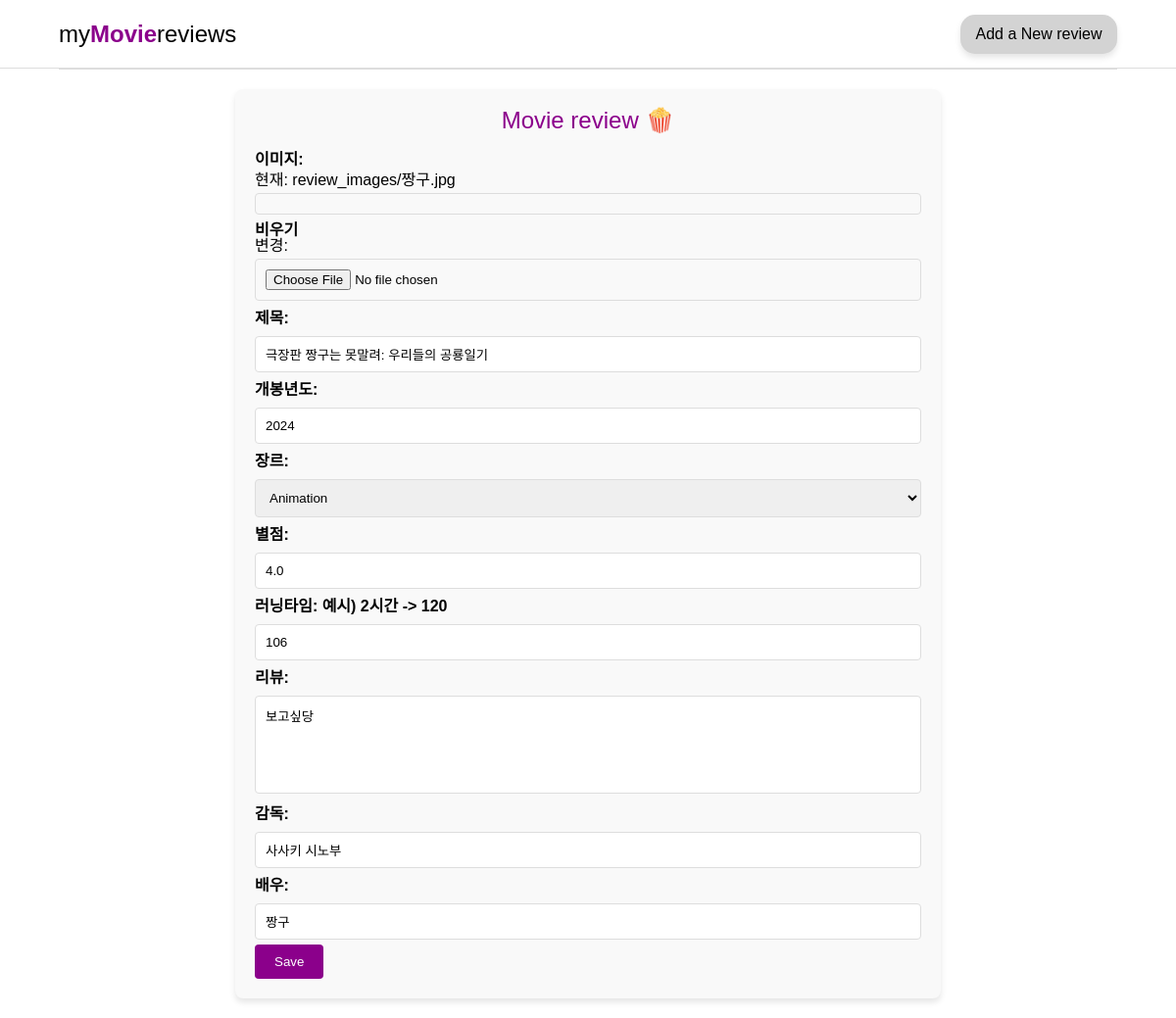
Page /update/41 on the committed database.
### review_comment/models.py (models this page shows, shortened)
class MovieReview(models.Model):
    image = models.ImageField(upload_to='review_images/', blank=True, null=True, help_text="이미지를 업로드하세요.")
    title = models.CharField(max_length=200)
    released_year = models.PositiveIntegerField()
    genre = models.CharField(max_length=50, choices=[
        ('Action', 'Action'),
        ('Comedy', 'Comedy'),
        ('Drama', 'Drama'),
        ('SF', 'SF'),
        ('Horror', 'Horror'),
        ('Fantasy', 'Fantasy'),
        ('Thriller', 'Thriller'),
        ('Animation', 'Animation'),
    ])
    rating = models.DecimalField(max_digits=10, decimal_places=1)
    runtime = models.PositiveIntegerField(help_text="러닝타임을 분 단위로 입력하세요.")
    review = models.TextField()
    director = models.CharField(max_length=200)
    actor = models.CharField(max_length=300)
    created_at = models.DateTimeField(auto_now_add=True)

### review_comment/views.py (the view, shortened to what this page needs)
# urls.py: path('update/<int:pk>', comment_update, name='comment_update'),
def comment_update(request, pk):
    comment = get_object_or_404(MovieReview, pk=pk)
    form = MovieReviewForm(instance=comment)
    return render(request, 'review.html', {'form': form, 'comment': comment})

### review_comment/forms.py (shortened to what this page needs)
class MovieReviewForm(forms.ModelForm):
    class Meta:
        model = MovieReview
        fields = ['image', 'title', 'released_year', 'genre', 'rating', 'runtime', 'review', 'director', 'actor',]  # 'image' 추가

### templates/review.html (shortened to what this page needs)
{% load static %}
<!DOCTYPE html>
<html lang="en">
<head>
    <link rel="stylesheet" href="{% static 'reset.css' %}">
    <link rel="stylesheet" href="{% static 'review.css' %}">
</head>
<body>
    <header class="list_header">
        <div>
            <a href="/" class="header_left">
                <span>my<strong>Movie</strong>reviews</span>
            </a>
            <a href="#" class="header_right">
                <span>Add a New review</span>
            </a>
        </div>
    </header>
    <hr>
    <div class="form-container">
        <h2 class="form-title">Movie <strong>review</strong> 🍿</h2>
        <form action="{% if comment %}{% url 'comment:comment_update' comment.pk %}{% else %}{% url 'comment:comment_create' %}{% endif %}" method="post" enctype="multipart/form-data">
            <div class="form_label">
                <label for="image">이미지:</label>
            </div>
            {{ form.image }}
            <div class="form_label">
                <label for="title">제목:</label>
            </div>
            {{ form.title }}
            <div class="form_label">
                <label for="year">개봉년도:</label>
            </div>
            {{ form.released_year }}
            <div class="form_label">
                <label for="genre">장르:</label>
            </div>
            {{ form.genre }}
            <div class="form_label">
                <label for="rating">별점:</label>
            </div>
            {{ form.rating }}
            <div class="form_label">
                <label for="runtime">러닝타임: 예시) 2시간 -> 120</label>
            </div>
            {{ form.runtime }}
            <div class="form_label">
                <label for="review">리뷰:</label>
            </div>
            {{ form.review }}
            <div class="form_label">
                <label for="director">감독:</label>
            </div>
            {{ form.director }}
            <div class="form_label">
                <label for="actor">배우:</label>
            </div>
            {{ form.actor }}
            <button type="submit" class="btn-save">Save</button>
        </form>
    </div>
</body>
</html>

### static/review.css (style rules this page uses)
body { background: white; font-family: 'Arial', sans-serif; margin: 0; padding: 0; display: flex; flex-direction: column; align-items: center; }
.list_header { width: 100%; height: 70px; display: flex; justify-content: center; align-items: center; border-bottom: 1px solid #ddd; }
.list_header div { width: 90%; display: flex; justify-content: space-between; align-items: center; }
.header_left span { font-size: 24px; }
.header_left span strong { color: darkmagenta; font-weight: bold; }
.header_right { width: 160px; height: 40px; background-color: lightgray; display: flex; justify-content: center; align-items: center; border-radius: 15px; box-shadow: 0 4px 6px rgba(0, 0, 0, 0.1); }
.header_right span { color: black; }
hr { width: 90%; border: none; border-top: 1px solid #ddd; margin: 0 auto; }
.form-container { width: 60%; background: #f9f9f9; margin: 20px 0; padding: 20px; border-radius: 8px; box-shadow: 0 4px 6px rgba(0, 0, 0, 0.1); }
.form-title { font-size: 24px; text-align: center; margin-bottom: 20px; color: darkmagenta; }
label { margin-bottom: 5px; font-weight: bold; }
input, select, textarea { margin: 5px 0; padding: 10px; border: 1px solid #ddd; border-radius: 4px; width: 100%; box-sizing: border-box; }
textarea { height: 100px; resize: none; }
.btn-save { padding: 10px 20px; background-color: darkmagenta; color: white; border: none; border-radius: 4px; cursor: pointer; align-self: flex-start; }
.form_label { margin: 5px 0; }

### rows in the picture
MovieReview: title "극장판 짱구는 못말려: 우리들의 공룡일기", released_year "2024", genre "Animation", rating "4.0", runtime "106", review "보고싶당", director "사사키 시노부", actor "짱구"
